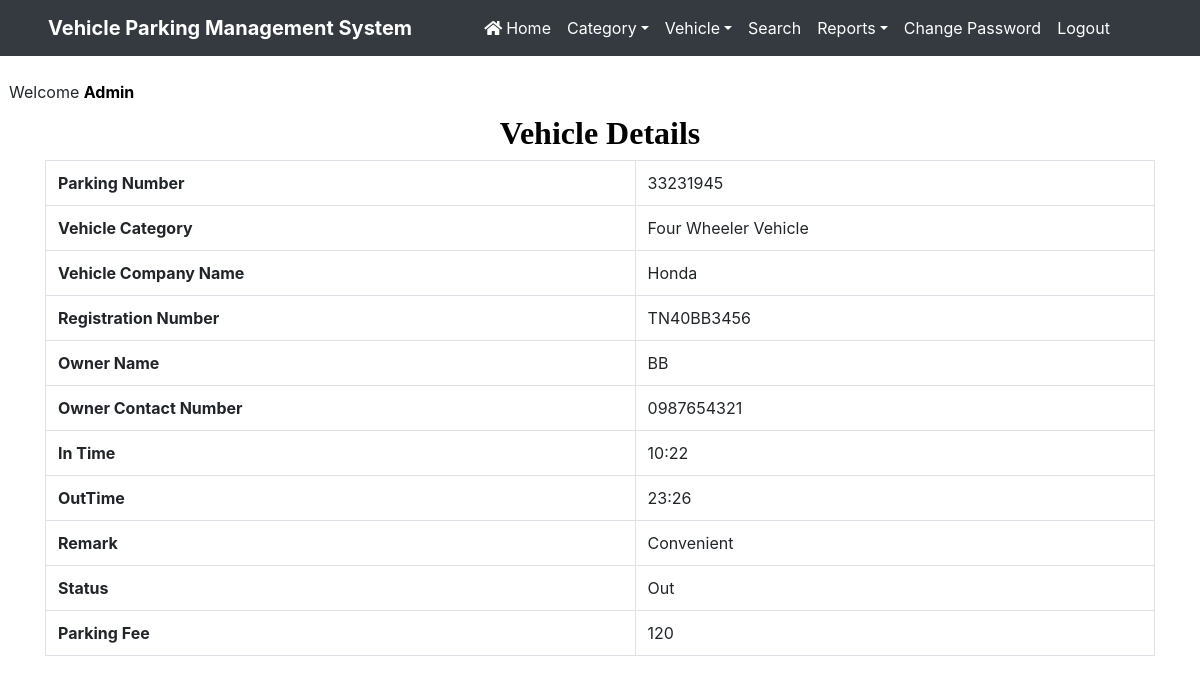
Screenshot of /view_outgoingdetail/2 (signed in) with the database file from the repository.
### vehicle/models.py (models this page shows, shortened)
class Vehicle(models.Model):
    parkingnumber = models.CharField(max_length=20)
    category = models.ForeignKey(Category, on_delete=models.CASCADE)
    vehiclecompany = models.CharField(max_length=50)
    regno = models.CharField(max_length=10)
    ownername = models.CharField(max_length=50)
    ownercontact = models.CharField(max_length=15)
    pdate = models.DateField()
    intime = models.CharField(max_length=50)
    outtime = models.CharField(max_length=50)
    parkingcharge = models.CharField(max_length=50)
    remark = models.CharField(max_length=500)
    status = models.CharField(max_length=20)

class Category(models.Model):
    categoryname = models.CharField(max_length=50)
    def __str__(self):
        return self.categoryname

### vehicle/views.py (the view)
# urls.py: path('view_outgoingdetail/<int:pid>',view_outgoingdetail,name='view_outgoingdetail'),
def view_outgoingdetail(request,pid):
    if not request.user.is_authenticated:
        return redirect('admin_login')
    vehicle = Vehicle.objects.get(id=pid)
    d = {'vehicle': vehicle}
    return render(request,'view_outgoingdetail.html', d)

### vehicle/templates/view_outgoingdetail.html (shortened to what this page needs)
{% load static %}
<html>
<head>
{% include 'headeradmin.html' %}
  <link rel = stylesheet href="https://cdn.datatables.net/1.10.20/css/jquery.dataTables.min.css">
<link rel = stylesheet href="https://cdn.datatables.net/buttons/1.6.1/css/buttons.dataTables.min.css">
</head>
<body>
{% include 'nav2admin.html' %}
<br> &nbsp;&nbsp;Welcome <b style = 'text-transform : capitalize ; color : black'>{{request.user.username}}</b>
<div class="container" style = "margin-top:10px">
<h2 class="text-center" style = "font-family : Times New Roman ; color : black"> <strong>Vehicle Details</strong></h2>
<table border="1" class="table table-bordered">
<tr>
    <th>Parking Number</th>
    <td>{{vehicle.parkingnumber}}</td>
</tr>
<tr>
    <th>Vehicle Category</th>
    <td>{{vehicle.category}}</td>
</tr>
<tr>
    <th>Vehicle Company Name</th>
    <td>{{vehicle.vehiclecompany}}</td>
</tr>
<tr>
    <th>Registration Number</th>
    <td>{{vehicle.regno}}</td>
</tr>
<tr>
    <th>Owner Name</th>
    <td>{{vehicle.ownername}}</td>
</tr>
<tr>
    <th>Owner Contact Number</th>
    <td>{{vehicle.ownercontact}}</td>
</tr>
<tr>
    <th>In Time</th>
    <td>{{vehicle.intime}}</td>
</tr>
<tr>
    <th>OutTime</th>
    <td>{{vehicle.outtime}}</td>
</tr>
<tr>
    <th>Remark</th>
    <td>{{vehicle.remark}}</td>
</tr>
<tr>
    <th>Status</th>
    <td>{{vehicle.status}}</td>
</tr>
<tr>
    <th>Parking Fee</th>
    <td>{{vehicle.parkingcharge}}</td>
</tr>
</table>
</div>
</body>
</html>

### vehicle/templates/headeradmin.html (shortened to what this page needs)
{% load static %}
<head>
  <link rel="stylesheet" href="https://maxcdn.bootstrapcdn.com/bootstrap/4.4.1/css/bootstrap.min.css">
  <link rel="stylesheet" href="https://use.fontawesome.com/releases/v5.7.0/css/all.css">
  <link rel="stylesheet" type="text/css" href="{% static 'admin/css/mystyle.css' %}">
</head>

### vehicle/templates/nav2admin.html (shortened to what this page needs)
<nav class="navbar navbar-expand-sm navbar-dark bg-dark pl-5">
<a class="navbar-brand">
Vehicle Parking Management System
</a>
<div class="collapse navbar-collapse" id="abc" >
<ul class="navbar-nav pl-5">
<li class = "nav-item">
<a href = "{% url 'admin_home' %}" class="nav-link" style = "color : white"><i class="fas fa-home">&nbsp;</i>Home</a>
</li>
<li class="nav-item dropdown">
	  <a  href="#" class="nav-link dropdown-toggle" style="color:white;"  data-toggle="dropdown">Category</a>
	 </li>
<li class="nav-item dropdown">
	  <a  href="#" class="nav-link dropdown-toggle" style="color:white;"  data-toggle="dropdown">Vehicle</a>
	 </li>
<li class = "nav-item">
<a href = "{% url 'search' %}" class="nav-link" style = "color : white">Search</a>
</li>
<li class="nav-item dropdown">
	  <a  href="#" class="nav-link dropdown-toggle" style="color:white;"  data-toggle="dropdown">Reports</a>
	 </li>
	<li class = "nav-item">
<a href = "{% url 'change_password' %}" class="nav-link" style = "color : white">Change Password</a>
</li>
<li class = "nav-item">
<a href = "{% url 'logout' %}" class="nav-link" style = "color : white">Logout</a>
</li>
</ul>
</div>
</nav>

### vehicle/static/css/mystyle.css (style rules this page uses)
html { scroll-behavior:smooth; }
.navbar-brand { font-weight: bold; }

### rows the page displays
Vehicle: parkingnumber "33231945", category "Four Wheeler Vehicle", vehiclecompany "Honda", regno "TN40BB3456", ownername "BB", ownercontact "0987654321", intime "10:22", outtime "23:26", remark "Convenient", status "Out", parkingcharge "120"

### other values shown
{{ request.user.username }} "Admin"
